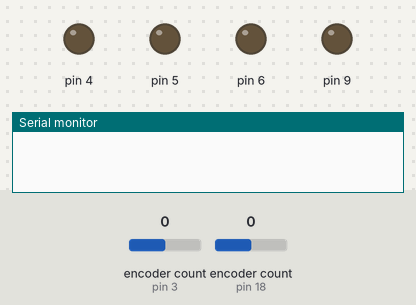
A sketch run on a simulated Arduino Uno, built with avr-gcc and run on an emulated ATmega328P. Shown: output pins drawn as LEDs (lit = HIGH), the last lines printed to the serial monitor. The inputs (shaded band) are chosen by the test bench; at power-on: encoder count (sensors on pin 3, pin 18) 0.

Above: at 0.05 s.
At 1.2 s:
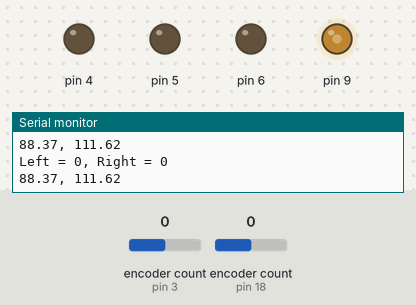
1.3 s: encoder count (sensor on pin 3) set to 4
At 1.9 s:
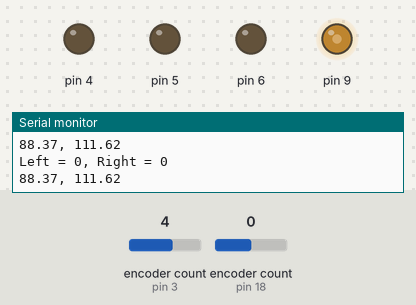
Timing chart, 0 to 4.3 s (numbered marks = the images above; inputs shaded):
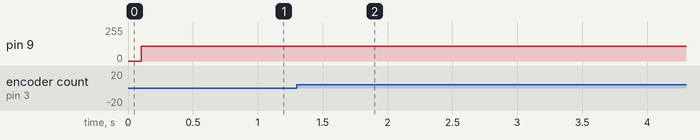

Measured:
- after the input at 1.3 s, pin 9: 111/255 → 110/255 at once, → 111/255 0.10 s later

The sketch:

task_4.ino
```cpp
// C++ code
//
#include <math.h>
#define pi 3.1415
#define ENCODER_OPTIMIZE_INTERRUPTS
#include <Encoder.h>

Encoder knobLeft(18,19);
Encoder knobRight(3, 2);


void setup()
{
  Serial.begin(9600);
  pinMode(4,OUTPUT);
  pinMode(5,OUTPUT);
  pinMode(6,OUTPUT);
  pinMode(9,OUTPUT);
}

long int positionLeft  = 0;
long int positionRight = 0;
long int newLeft, newRight;
long int valLeft, valRight;

float *wheels(float v, float w, float r, float b)             //angular velocity of left and right wheel
{
  static float wheel[2]={0,0};
  wheel[0]=(v - (b/2.0)*w)/r; //left
  wheel[1]=(v + (b/2.0)*w)/r; //right
  return wheel;

}
float* pose2(float nl, float nr, float r, float c)          //calculates real linear and angular velocities using the encoder values
{
  static float pose_2[3];
  float x=0,y=0;
  float dt=0.1;
  float vi=((2.0*pi*r)/c)*(nr+nl)/2.0*(1.0/dt);
  float wi=((2.0*pi*r)/c)*(nr-nl)/2.0*(1.0/dt);
  float Ti=atan2(sin(Ti+wi*dt),cos(Ti+wi*dt));

  float xi=x+vi*cos(Ti)*dt;
  float yi=y+vi*sin(Ti)*dt;

   pose_2[0]=vi;
   pose_2[1]=wi;
   pose_2[2]=Ti;

  return pose_2;

}
float *linearW(float v, float b, float r, float w)
{
  static float linear_w[2]={0,0};
  linear_w[0]=(v-(b/2.0)*w)/r;//left
  linear_w[1]=(v+(b/2.0)*w)/r;//right
  return linear_w;

  }
void encfunc()
{
  static int i=0;
  i++;
}

    static float prev_PE[2] = {0,0};
    static float prev_IE[2] = {0,0};

float* PID(float desired_w_l,float desired_w_r, float real_w_l,float real_w_r)
{

  static float G[2]={0,0};
  float KP_l=8.0, KI_l=0.0, KD_l=0.0;
  float KP_r=8.0, KI_r=0.0, KD_r=0.0;
  float period=100;


  float PE_l = desired_w_l-real_w_l;
  float PE_r = desired_w_r-real_w_r;


  float DE_l = PE_l - prev_PE[0];
  float DE_r = PE_r - prev_PE[1];


  float IE_l = prev_IE[0] + PE_l;
  float IE_r = prev_IE[1] + PE_r;


  G[0] = KP_l*PE_l + KI_l*IE_l*(0.1) + KD_l*DE_l/(0.1);
  G[1] = KP_r*PE_r + KI_r*IE_r*(0.1) + KD_r*DE_r/(0.1);


  prev_PE[0] = PE_l;
  prev_PE[1] = PE_r;
  prev_IE[0] = IE_l;
  prev_IE[1] = IE_r;

  return G;
}


unsigned long mytime=0;
void loop()
{

    float v=0.2;
    float w=0.5;

    float *wheel;
    float nl,nr,r=0.016,b=0.093,c=3500;
    float *pose;
    float *linear;
    float *G;

    if(millis()- mytime >=100)
    {
    mytime=millis();

    valLeft=  knobLeft.read();
    valRight= knobRight.read();
    newLeft = valLeft-positionLeft;
    newRight = valRight-positionRight;

    Serial.print("Left = ");
    Serial.print(newLeft);
    Serial.print(", Right = ");
    Serial.print(newRight);
    Serial.println();

    positionLeft =  valLeft;
    positionRight =  valRight;
    nl=newLeft;
    nr=newRight;


        wheel = wheels(v, w,r,b);
        pose =  pose2(nl,nr,r,c);
        linear= linearW(pose[0],b,r,pose[1]);
        G=PID(wheel[0],wheel[1],linear[0],linear[1]);
       // G=PID(wheel[0],wheel[1],0,0);


    /*  Serial.print(wheel[0]);
      Serial.print(" ");
      Serial.println(wheel[1]);

     Serial.print(pose[0]);
      Serial.print(", ");
      Serial.print(pose[1]);
      Serial.print(", ");
      Serial.println(pose[2]);

      Serial.print(linear[0]);
      Serial.print(", ");
      Serial.println(linear[1]);

*/
      Serial.print(G[0]);
      Serial.print(", ");
      Serial.print(G[1]);
      Serial.println("  ");


       if(v== 0.0 && w == 0.0)
    {
        analogWrite(4,0);
        digitalWrite(5,LOW);
        digitalWrite(6,LOW);
        analogWrite(9,0);
    }
    else
    {

       if(G[0]<0)
       {
        analogWrite(4,G[0]);
        digitalWrite(5,HIGH);
       }
       if(G[1]<0)
       {
        digitalWrite(6,HIGH);
        analogWrite(9,G[1]);
        }
       if(G[0]>0)
       {
        analogWrite(4,G[0]);
        digitalWrite(5,LOW);
       }
       if(G[1]>0)
       {
        digitalWrite(6,LOW);
        analogWrite(9,G[1]);
        }

      }


  }
}
```
